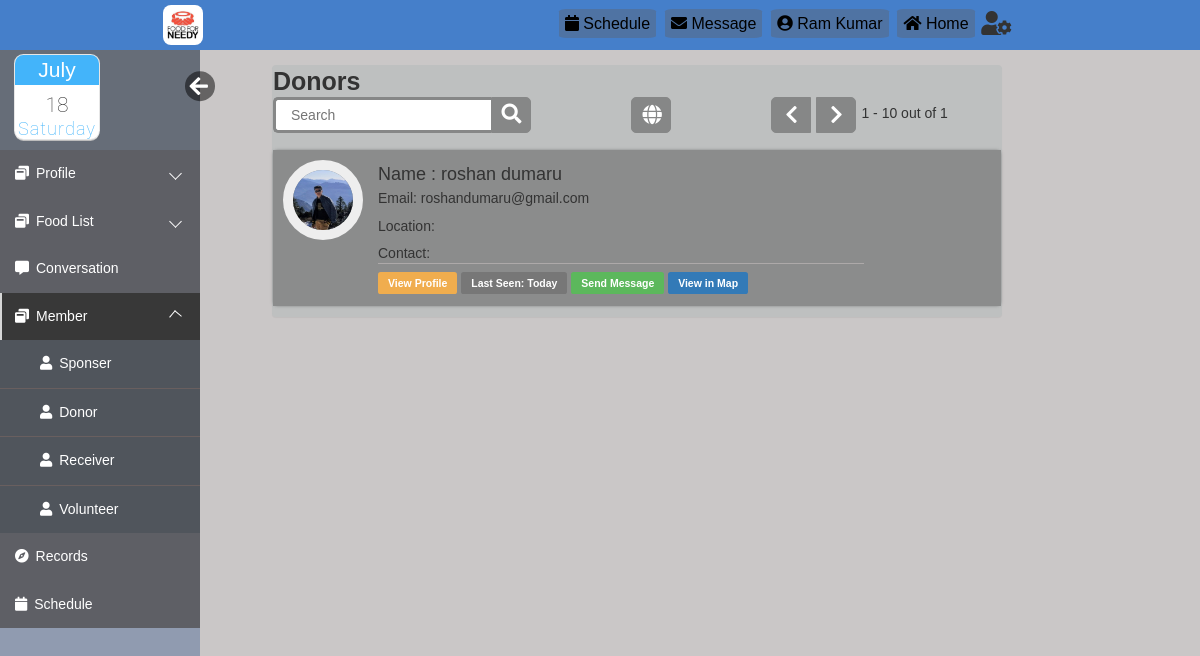
The page /html/donor.php (signed in) on the database its author committed.
### tables this page shows
CREATE TABLE `register` (
  `reg_id` int(10) UNSIGNED NOT NULL,
  `username` varchar(20) NOT NULL,
  `pic` varchar(255) DEFAULT NULL,
  `user_type` varchar(20) DEFAULT NULL,
  `firstname` varchar(20) NOT NULL,
  `lastname` varchar(20) NOT NULL,
  `email` varchar(40) DEFAULT NULL,
  `location` varchar(30) DEFAULT NULL,
  `lan` float DEFAULT NULL,
  `log` float DEFAULT NULL,
  `contact` text COMMENT 'Contact No',
  `dob` date DEFAULT NULL,
  `created_at` timestamp NOT NULL DEFAULT CURRENT_TIMESTAMP,
  `updated_at` datetime DEFAULT NULL ON UPDATE CURRENT_TIMESTAMP,
  `password` varchar(40) NOT NULL,
  `secret_key` varchar(6) DEFAULT NULL,
  `verified` tinyint(1) NOT NULL DEFAULT '0',
  `verifiedby_id` int(6) NOT NULL DEFAULT '0' COMMENT 'Verified By',
  `remark` varchar(50) DEFAULT NULL,
  `status` tinyint(4) DEFAULT '1',
  `code` varchar(10) DEFAULT NULL
);

### html/donor.php (the view, shortened to what this page needs)
<?php
$search=0;
$pos10=10;
$pos=@$_GET['pos'];
 ?>
<!DOCTYPE html>
<html lang="en">
<head>
    <link rel="stylesheet" href="https://maxcdn.bootstrapcdn.com/bootstrap/3.3.6/css/bootstrap.min.css">
    <link rel="stylesheet" href="https://maxcdn.bootstrapcdn.com/font-awesome/4.6.3/css/font-awesome.min.css">
    <link rel="stylesheet" href="css/loginindex.css">
    <link rel="stylesheet" href="css/editprofile.css">
    <link rel="stylesheet" href="css/index.css">
    <link rel="stylesheet" href="https://use.fontawesome.com/releases/v5.3.1/css/all.css">
    <link rel="stylesheet" href="css/datetime.css">
</head>
<body>
    <div class="body_wrapper">
        <div class="container">
            <div class="col-md-8 col-sm-9 contains">
                <div class="panel profile-panel">
        <caption><b style="font-size:25px;">Donors</b></caption>
        <br>
        <form action="donor.php" method="POST">
            <div class="search">
                <input type="text" style="color:black" class="searchTerm" placeholder="Search" name="search" required="required">
                <button type="submit" name="searchsubmit" class="searchButton">
                 <i class="fa fa-search"></i>
                 </button>
                 <a class="globe" href="donor.php?pos=9999"><i class="fa fa-globe"></i></a>
                  <?php
                          $sql = "SELECT * from `register` WHERE  `user_type`='Donor'";
                            require_once("DBConnect.php");
                            $resulttotal = $conn-> query($sql);
                            $total = mysqli_num_rows($resulttotal);
                            if($pos==null){$pos=0;
                                $pos10=$pos+10;}else{
                                    $pos10=10;
                                }
                            ?>
              <?php if($pos==null){$pos=0;}?>
              <?php if($pos>0){?>
              <a class="navileft" href="donor.php?pos=<?php echo $pos-10;?>"><i class="fa fa-chevron-left"></i></a>
              <?php }else { ?>
              <a class="navileft"><i class="fa fa-chevron-left"></i></a>
              <?php } if(($pos+10)<$total){ ?>
              <a class="naviright" href="donor.php?pos=<?php echo $pos+10;?>"><i class="fa fa-chevron-right"></i></a>
              <?php } else { ?>
                <a class="naviright"><i class="fa fa-chevron-right"></i></a>
              <?php } ?>
              <p style="margin:8px 0 0 5px"><?php echo ($pos+1)." - ".($pos+10);?> out of <?php echo $total?></p>
            </div>
    </form>
        <br>
    <?php
     require_once("DBConnect.php");
         if($search==1){
             $sql = "SELECT * from register WHERE `user_type`='Donor' AND `firstname`='$search_name' ";
         }else{
         $sql = "SELECT * from register WHERE `user_type`='Donor' AND 1 Limit $pos, $pos10";
         }
     $result = $conn-> query($sql);
     if($result-> num_rows >0){
        while($row = $result-> fetch_assoc()){
            ?>
    <div class="row">
<div class="col-md-12">
    <div class="media">
        <a class="pull-left" href="#">
            <img class="media-object dp img-circle" src="<?php if($row['pic']==null){?>files/user.png<?php }else{?> files/<?php echo $row['pic'];}?>" style="width: 80px;height:80px;">
        </a>
        <div class="media-body">
            <h4 class="media-heading">Name :<span> <?=$row['firstname']." ".$row['lastname']?></span></h4>
            <p>Email: <?=$row['email']?></p>
            <p>Location: <?=$row['location']?></p>
            <p>Contact: <?=$row['contact']?></p>
            <hr class="blackLine">
            <a href="viewprofile.php?view=<?=$row['username']?>"><span class="label label-warning">View Profile</span></a>
            <a><span class="label label-default">Last Seen: Today</span></a>
            <a href="chat.php?session_name=<?=$row['username']?>"><span class="label label-success">Send Message</span></a>
            <a href="#" class="plus class="btn btn-success data-toggle="modal" data-target="#popUpWindow"><span class="label label-primary" >View in Map</span></a>
        </div>
    </div>
</div>
</div>
         <?php  }}?>
                </div>
            </div>
        </div>
    </div>
</body>
</html>

### html/css/loginindex.css (style rules this page uses)
* { margin: 0; padding: 0; font-family: sans-serif; list-style: none; text-decoration: none; }
.me #hide, .me #show { position: absolute; transform: scale(1.5); right: -60px; bottom: 40px; width: 20px; padding-top: 2px; padding-left: 3px; color: #FFF; border-radius: 0%; border-style: initial; border-radius: 50%; background: rgba(0, 0, 0, 0.5); }
#mySidebar { transition: 0.4s; }

### html/css/editprofile.css (style rules this page uses)
.sidemenu { float: left; }
.me { position: relative; width: calc(100% - 50px); height: 85px; padding: 15px 25px; margin-bottom: 15px; }
.profile-panel { margin-top: 2%; background-color: rgb(190, 192, 192); }
.navbars { display: flex; flex-direction: row; flex-wrap: wrap-reverse; font-size: 1.1rem; justify-content: space-around; background: #457fca; padding-top: 10px; padding-bottom: 5px; height: 50px; }
.navbars1 { display: flex; flex-direction: row-reverse; flex-wrap: wrap-reverse; font-size: 1.1rem; }
.navbars a { text-decoration: none; color: black; border-radius: 8%; font-size: 1.6rem; font-family: 'Franklin Gothic Medium', 'Arial Narrow', Arial, sans-serif; padding: 6px; }
.navbars .nav1 a, .navbars .nav2 a, .navbars .nav4 a { background-color: rgba(107, 81, 57, 0.271); }
.navbars>div { margin-left: -20px; margin-right: 1%; margin-top: 6px; text-align: center; font-size: 0.8rem; z-index: 999; }
.navbars .nav3, .navbars .nav0 { margin-top: -3px; cursor: pointer; position: relative; z-index: 3; }

### html/css/index.css (style rules this page uses)
*, *::after, *::before { padding: 0px; margin: 0px; box-sizing: border-box; }
body { font-family: "Quicksand", "SolaimanLipi", sans-serif; font-size: 14px; }
hr.blackLine { border-color: #ada9a9; margin-top: -10px; margin-bottom: 10px; width: 80%; }
.body_wrapper { width: 100%; height: 100%; background: #cac7c7; overflow: hidden; }
.sidemenu { float: left; width: 200px; height: calc(100vh - 10px); background: #909bb0; scrollbar-width: none; }
.sidemenu>ul { background: #666d78; }
.sidemenu>ul>li>a { display: block; position: relative; color: #fff; text-decoration: none; padding: 15px; background: rgba(87, 83, 83, 0.5); }
.sidemenu>ul>li>a>span { margin-right: 7px; }
.sidemenu>ul>li.active>a { background: #383838; color: #ffffff; }
.sidemenu>ul>li.active>a::before { display: block; position: absolute; content: ""; height: 100%; left: 0; top: 0; width: 2px; background-color: #d6d6d6; }
.sidemenu>ul>li>ul>li+li { border-top: 1px solid #695f5f; }
.sidemenu>ul>li>ul>li>a { text-decoration: none; display: block; width: 100%; color: #fff; padding: 15px; background: #50555c; padding-left: 40px; }
.sidemenu>ul>li>ul>li>a>span { margin-right: 7px; }
.sidemenu>ul>.dropdown>a { position: relative; display: block; }
.sidemenu>ul>.dropdown>a::after { content: ""; position: absolute; top: 40%; right: 10%; display: block; height: 9px; width: 9px; border-left: 1px solid #fff; border-bottom: 1px solid #fff; transition: 0.5s; transform: rotate(-45deg); }
.sidemenu>ul>.dropdown>ul { overflow: hidden; transform: 0.3s; transition: 0.3s; height: 0px; }
.sidemenu>ul>.dropdown-open>a { background: #49415482; }
.sidemenu>ul>.dropdown-open>a::after { transform: rotate(130deg); }
.sidemenu>ul>.dropdown-open>ul { transition: all 0.2s; }

### html/css/datetime.css (style rules this page uses)
.holders { margin: -10px 0 0 -10px; width: 70%; max-width: 500px; min-width: 490px; padding-bottom: 30px; }
.cells { display: inline-block; -webkit-user-select: none; }
#four { border-radius: 0.6em; }
.icons { font-size: 1em; display: block; position: relative; width: 6em; height:6em; background-color: #fff; box-shadow: 0 0 0 1px #e6e6e6, 0 2px 0 #bdbdbd; overflow: hidden; font-family: Roboto, sans-serif; transition: all 0.1s linear; margin: 0px auto; }
.icons * { position: absolute; width: 100%; font-size: 1.5em; font-weight: 100; font-style: normal; text-align: center; transition: all 0.2s linear; }
.icons strong { top: 0; color: #fff; background-color: #43B4FA; }
.icons h5 { bottom: 0em; color: #43B4FA; font-size: 1.3em; letter-spacing: 1px; }
.icons h6 { top: 45%; color: #2f2f2f; }

### rows shown on the page
register: pic (picture), firstname "roshan", lastname "dumaru", email "roshandumaru@gmail.com"

### other values the page prints
$pos+1 "1"
$pos+10 "10"
$total "1"
